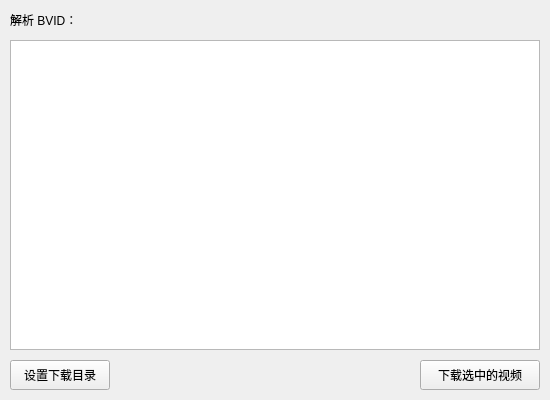
<?xml version="1.0" encoding="UTF-8"?>
<ui version="4.0">
 <class>URLList</class>
 <widget class="QMainWindow" name="URLList">
  <property name="geometry">
   <rect>
    <x>0</x>
    <y>0</y>
    <width>550</width>
    <height>400</height>
   </rect>
  </property>
  <property name="minimumSize">
   <size>
    <width>550</width>
    <height>400</height>
   </size>
  </property>
  <property name="maximumSize">
   <size>
    <width>550</width>
    <height>400</height>
   </size>
  </property>
  <property name="windowTitle">
   <string>选择下载</string>
  </property>
  <widget class="QWidget" name="centralwidget">
   <widget class="QLabel" name="label">
    <property name="geometry">
     <rect>
      <x>10</x>
      <y>10</y>
      <width>80</width>
      <height>20</height>
     </rect>
    </property>
    <property name="text">
     <string>解析 BVID：</string>
    </property>
   </widget>
   <widget class="QLabel" name="bvid_label">
    <property name="geometry">
     <rect>
      <x>90</x>
      <y>10</y>
      <width>150</width>
      <height>20</height>
     </rect>
    </property>
    <property name="text">
     <string/>
    </property>
   </widget>
   <widget class="QTableWidget" name="video_list">
    <property name="geometry">
     <rect>
      <x>10</x>
      <y>40</y>
      <width>530</width>
      <height>310</height>
     </rect>
    </property>
   </widget>
   <widget class="QPushButton" name="download_btn">
    <property name="geometry">
     <rect>
      <x>420</x>
      <y>360</y>
      <width>120</width>
      <height>30</height>
     </rect>
    </property>
    <property name="text">
     <string>下载选中的视频</string>
    </property>
   </widget>
   <widget class="QPushButton" name="set_download_path_btn">
    <property name="geometry">
     <rect>
      <x>10</x>
      <y>360</y>
      <width>100</width>
      <height>30</height>
     </rect>
    </property>
    <property name="text">
     <string>设置下载目录</string>
    </property>
   </widget>
   <widget class="QLabel" name="download_path">
    <property name="geometry">
     <rect>
      <x>120</x>
      <y>360</y>
      <width>280</width>
      <height>30</height>
     </rect>
    </property>
    <property name="text">
     <string/>
    </property>
   </widget>
  </widget>
 </widget>
 <resources/>
 <connections/>
</ui>
